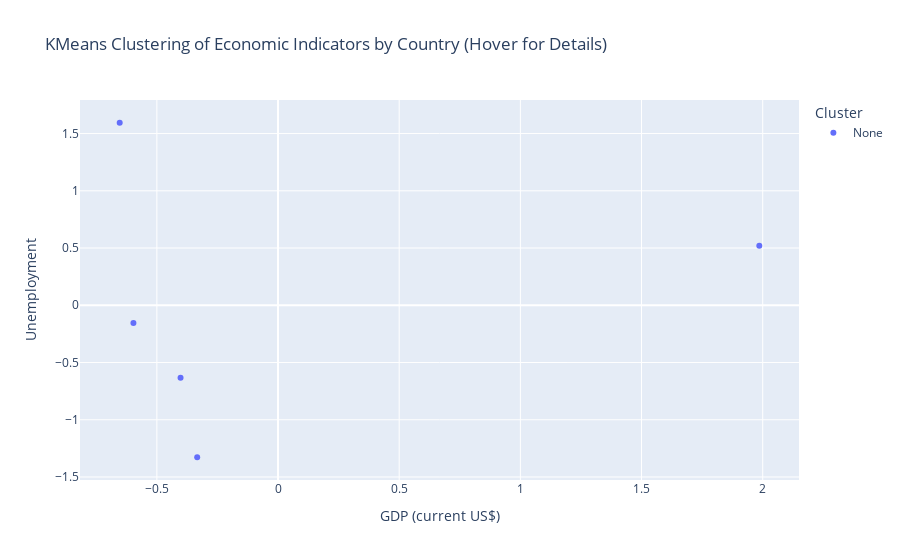

The notebook cell saved with this chart:
### Code cell
from sklearn.preprocessing import StandardScaler
import pandas as pd
import matplotlib.pyplot as plt
import plotly.express as px

# Calculate the average values by country
avg_economic = economic_growth_filtered.groupby("Country").mean().reset_index()

# Select the columns to scale
economic_features = avg_economic[["Country", "GDP (current US$)", "GDP growth (annual %)", 
                                  "Unemployment, total (% of total labor force) (modeled ILO estimate)"]]

# Scale only the numerical columns
scaler = StandardScaler()
scaled_features = scaler.fit_transform(economic_features[["GDP (current US$)", 
                                                          "GDP growth (annual %)", 
                                                          "Unemployment, total (% of total labor force) (modeled ILO estimate)"]])

# Convert scaled features back to a DataFrame with the country names
scaled_df = pd.DataFrame(scaled_features, 
                         index=economic_features["Country"], 
                         columns=["GDP (current US$)", "GDP growth (annual %)", "Unemployment"])

# Plot the scaled data
scaled_df.plot(kind="bar", figsize=(10, 6))
plt.title("Scaled Average Economic Indicators by Country")
plt.ylabel("Scaled Values")
plt.show()

# Prepare the DataFrame for Plotly with cluster column if available
scaled_df.reset_index(inplace=True)
scaled_df["Cluster"] = economic_features.get("Cluster")  # Use .get to avoid KeyError if "Cluster" is not present

# Plotly scatter plot with hover info
fig = px.scatter(scaled_df, 
                 x="GDP (current US$)", 
                 y="Unemployment", 
                 color="Cluster",
                 hover_name="Country",
                 title="KMeans Clustering of Economic Indicators by Country (Hover for Details)")

fig.show()

### Figure 1 — Plotly figure (JSON) as saved in the notebook; plotly's stock layout.template omitted (floating-point values rounded to 4 significant figures)
{"data": [{"hovertemplate": "<b>%{hovertext}</b><br><br>Cluster=None<br>GDP (current US$)=%{x}<br>Unemployment=%{y}<extra></extra>", "hovertext": ["Bangladesh", "India", "Nepal", "Pakistan", "Sri Lanka"], "legendgroup": "None", "marker": {"color": "#636efa", "symbol": "circle"}, "mode": "markers", "name": "None", "orientation": "v", "showlegend": true, "type": "scatter", "x": [-0.4023, 1.986, -0.6533, -0.3336, -0.5967], "xaxis": "x", "y": [-0.6332, 0.5209, 1.594, -1.327, -0.1546], "yaxis": "y"}], "layout": {"autosize": true, "legend": {"title": {"text": "Cluster"}, "tracegroupgap": 0}, "title": {"text": "KMeans Clustering of Economic Indicators by Country (Hover for Details)"}, "xaxis": {"anchor": "y", "autorange": true, "domain": [0, 1], "range": [-0.8178, 2.15], "title": {"text": "GDP (current US$)"}, "type": "linear"}, "yaxis": {"anchor": "x", "autorange": true, "domain": [0, 1], "range": [-1.568, 1.835], "title": {"text": "Unemployment"}, "type": "linear"}}}
